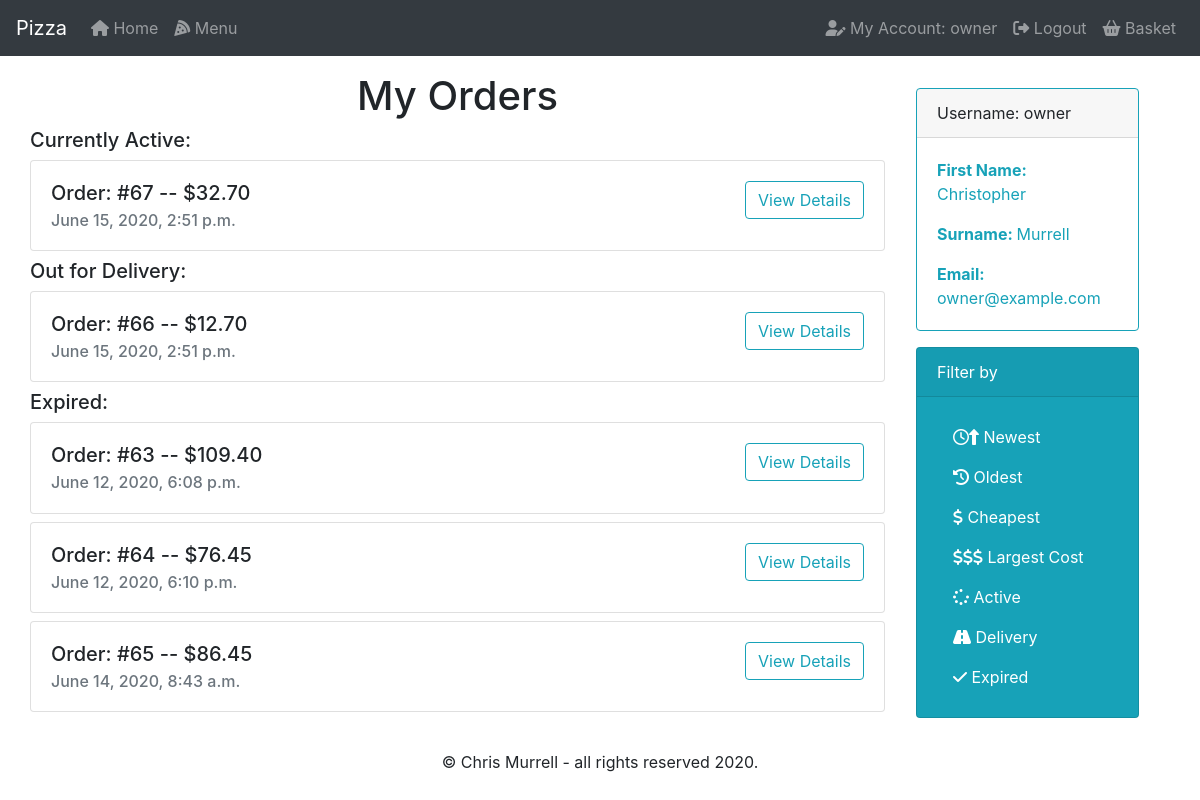
Screenshot of /account/filter/oldest (signed in) with the database file from the repository.
### orders/models.py (models this page shows, shortened)
class Orders(models.Model):
    order_id = models.AutoField(primary_key=True)
    user_id = models.ForeignKey(
        User, on_delete=models.CASCADE, related_name='orders')
    pizItems = models.ManyToManyField('PizOrder', blank=True, related_name='pizItems')
    subItems = models.ManyToManyField('SubOrder', blank=True, related_name='subItems')
    pastaItems = models.ManyToManyField('PastaOrder', blank=True, related_name='pastaItems')
    saladItems = models.ManyToManyField('SaladOrder', blank=True, related_name='saladItems')
    platItems = models.ManyToManyField('PlatterOrder', blank=True, related_name='platItems')
    time_placed = models.DateTimeField(auto_now_add=True)
    cost = models.DecimalField(max_digits=6, decimal_places=2, default=00.00)
    active = models.CharField(max_length=1, default='Y')
    class Meta:
        verbose_name = 'order'
        verbose_name_plural = 'orders'

### orders/views.py (the view, shortened to what this page needs)
# urls.py: path("account/filter/<filter_by>", views.filter, name="filter")
def filter(request, filter_by):
    if filter_by == 'newest':
        user = request.user
        active = Orders.objects.filter(
            user_id=user, active='Y').order_by('-time_placed')
        delivery = Orders.objects.filter(
            user_id=user, active='D').order_by('-time_placed')
        expired = Orders.objects.filter(
            user_id=user, active='N').order_by('-time_placed')
        pizzas = PizOrder.objects.all()
        subs = SubOrder.objects.all()
        pastas = PastaOrder.objects.all()
        salads = SaladOrder.objects.all()
        platters = PlatterOrder.objects.all()
        context = {
            "user": user,
            "active": active,
            "delivery": delivery,
            "expired": expired,
            "pizzas": pizzas,
            "subs": subs,
            "pastas": pastas,
            "salads": salads,
            "platters": platters
        }
        return render(request, 'orders/account.html', context)
    elif filter_by == 'oldest':
        user = request.user
        active = Orders.objects.filter(
            user_id=user, active='Y').order_by('time_placed')
        delivery = Orders.objects.filter(
            user_id=user, active='D').order_by('time_placed')
        expired = Orders.objects.filter(
            user_id=user, active='N').order_by('time_placed')
        pizzas = PizOrder.objects.all()
        subs = SubOrder.objects.all()
        pastas = PastaOrder.objects.all()
        salads = SaladOrder.objects.all()
        platters = PlatterOrder.objects.all()
        context = {
            "user": user,
            "active": active,
            "delivery": delivery,
            "expired": expired,
            "pizzas": pizzas,
            "subs": subs,
            "pastas": pastas,
            "salads": salads,
            "platters": platters
        }
        return render(request, 'orders/account.html', context)

### orders/models.py (called while the page is built)
    def __str__(self):
        return f"{self.typ} - {self.category}"

    def custom_toppings(self):
        return ", ".join([t.typ for t in self.toppings.all()])

    def __str__(self):
        return f"Type: {self.typ} || Size: {self.size} || Toppings: {self.custom_toppings()} || Price: ${self.price}"

    def __str__(self):
        return f"{self.typ}"

    def custom_extras(self):
        return ", ".join([t.typ for t in self.extras.all()])

    def __str__(self):
        return f"Type: {self.typ} || Size: {self.size} || Toppings: {self.custom_extras()} || Price: ${self.price}"

    def __str__(self):
        return f"{self.typ}"

    def __str__(self):
        return f"{self.typ} -- ${self.price}"

    def __str__(self):
        return f"Type: {self.typ}"

    def __str__(self):
        return f"Type: {self.typ} || Price: ${self.price}"

    def __str__(self):
        return f"{self.typ} small = ${self.smPrice} large = ${self.lgPrice}"

    def __str__(self):
        return f"Type: {self.typ} || Size: {self.size} || Price: ${self.price}"

### orders/Templates/orders/account.html (shortened to what this page needs)
{% extends "orders/base.html" %}
{% load static %}
{% block main %}
<div class="row justify-content-md-center">
    {% if not active and not delivery and not expired %}
    <div class="card border-info m-3">
        <div class="card-header">Username: {{ user.username }}</div>
        <div class="card-body text-info">
            <p class="card-text"><strong>First Name: </strong>{{ user.first_name }}</p>
            <p class="card-text"><strong>Surname: </strong>{{ user.last_name }}</p>
            <p class="card-text"><strong>Email: </strong>{{ user.email }}</p>
        </div>
    </div>
    {% else %}
    <div class="w-75">
        <h1>My Orders</h1>
        {% if active %}
        <h5>Currently Active:</h5>
        {% endif %}
        {% for row in active %}
        <div class="card mb-2">
            <div class="card-body">
                <div class="row">
                    <div class="col text-left">
                        <h5 class="card-title">Order: #{{ row.order_id }} -- ${{ row.cost }}</h5>
                        <h6 class="card-subtitle text-muted">{{ row.time_placed }}</h6>
                    </div>
                    <div class="col text-right">
                        <button type="button" class="btn btn-outline-info" data-toggle="collapse"
                            data-target="#details{{ row.order_id }}" aria-controls="list-group"
                            aria-expanded="false">View
                            Details</button>
                    </div>
                </div>
            </div>
        </div>
        {% endfor %}
        {% if delivery %}
        <h5>Out for Delivery:</h5>
        {% endif %}
        {% for row in delivery %}
        <div class="card mb-2">
            <div class="card-body">
                <div class="row">
                    <div class="col text-left">
                        <h5 class="card-title">Order: #{{ row.order_id }} -- ${{ row.cost }}</h5>
                        <h6 class="card-subtitle text-muted">{{ row.time_placed }}</h6>
                    </div>
                    <div class="col text-right">
                        <button type="button" class="btn btn-outline-info" data-toggle="collapse"
                            data-target="#details{{ row.order_id }}" aria-controls="list-group"
                            aria-expanded="false">View
                            Details</button>
                    </div>
                </div>
            </div>
        </div>
        {% endfor %}
        {% if expired %}
        <h5>Expired:</h5>
        {% endif %}
        {% for row in expired %}
        <div class="card mb-2">
            <div class="card-body">
                <div class="row">
                    <div class="col text-left">
                        <h5 class="card-title">Order: #{{ row.order_id }} -- ${{ row.cost }}</h5>
                        <h6 class="card-subtitle text-muted">{{ row.time_placed }}</h6>
                    </div>
                    <div class="col text-right">
                        <button type="button" class="btn btn-outline-info" data-toggle="collapse"
                            data-target="#details{{ row.order_id }}" aria-controls="list-group"
                            aria-expanded="false">View
                            Details</button>
                    </div>
                </div>
            </div>
        </div>
        {% endfor %}
    </div>
    <div class="w-25">
        <div class="container sticky-top">
            <div class="card border-info m-3">
                <div class="card-header">Username: {{ user.username }}</div>
                <div class="card-body text-info">
                    <p class="card-text"><strong>First Name: </strong>{{ user.first_name }}</p>
                    <p class="card-text"><strong>Surname: </strong>{{ user.last_name }}</p>
                    <p class="card-text"><strong>Email: </strong>{{ user.email }}</p>
                </div>
            </div>
            <div class="card text-white bg-info m-3">
                <div class="card-header">Filter by</div>
                <div class="card-body">
                    <a href="{% url 'filter' filter_by='newest' %}" class="nav-link sidebar"><i
                            class="far fa-clock"></i><i class="fas fa-long-arrow-alt-up"></i>
                        Newest</a>
                    <a href="{% url 'filter' filter_by='oldest' %}" class="nav-link sidebar"><i
                            class="fas fa-history"></i> Oldest</a>
                    <a href="{% url 'filter' filter_by='cheapest' %}" class="nav-link sidebar"><i
                            class="fas fa-dollar-sign"></i>
                        Cheapest</a>
                    <a href="{% url 'filter' filter_by='expensive' %}" class="nav-link sidebar"><i
                            class="fas fa-dollar-sign"></i><i class="fas fa-dollar-sign"></i><i
                            class="fas fa-dollar-sign"></i> Largest Cost</a>
                    <a href="{% if active %}{% url 'filter' filter_by='active' %}{% endif %}"
                        class="nav-link sidebar"><i class="fas fa-spinner"></i>
                        Active</a>
                    <a href="{% if delivery %}{% url 'filter' filter_by='delivery' %}{% endif %}"
                        class="nav-link sidebar"><i class="fas fa-road"></i>
                        Delivery</a>
                    <a href="{% if expired %}{% url 'filter' filter_by='expired' %}{% endif %}"
                        class="nav-link sidebar"><i class="fas fa-check"></i>
                        Expired</a>
                </div>
            </div>
        </div>
    </div>
    {% endif %}
</div>
{% endblock %}

### orders/Templates/orders/base.html (shortened to what this page needs)
{% load static %}
<!doctype html>
<html lang="en">
<head>
    <link rel="stylesheet" href="{% static 'orders/styles.css' %}">
    <link rel="stylesheet" href="https://stackpath.bootstrapcdn.com/bootstrap/4.4.1/css/bootstrap.min.css"
>
</head>
<body>
    <nav class="navbar navbar-expand-lg navbar-dark bg-dark">
        <a class="navbar-brand" href="{% url 'home' %}">Pizza</a>
        <div class="collapse navbar-collapse" id="navbar">
            {% if request.user.is_authenticated %}
            <div class="navbar-nav mr-auto">
                <a class="nav-item nav-link" href="{% url 'home' %}"><i class="fas fa-home"></i> Home</a>
                <a class="nav-item nav-link" href="{% url 'menu' %}"><i class="fas fa-pizza-slice"></i> Menu</a>
            </div>
            <div class="navbar-nav ml-auto">
                <a class="nav-item nav-link" href="{% url 'account' %}"><i class="fas fa-user-edit"></i> My Account: {{ user.username }}</a>
                <a class="nav-item nav-link" href="{% url 'logout' %}"><i class="fas fa-sign-out-alt"></i> Logout</a>
                <a class="nav-item nav-link" href="{% url 'basket' %}"><i class="fas fa-shopping-basket"></i> Basket<span class="badge badge-dark" id="basketnum" hidden>0</span></a>
            </div>
            {% else %}
            <div class="navbar-nav ml-auto">
                <a class="nav-item nav-link" href="{% url 'register' %}"><i class="fas fa-file-signature"></i> Register</a>
                <a class="nav-item nav-link" href="{% url 'login' %}"><i class="fas fa-sign-in-alt"></i> Login</a>
            </div>
            {% endif %}
        </div>
    </nav>
    <div class="container mt-3 mb-3">
        {% block main %}{% endblock %}
    </div>
    <footer>
        <div class="muted text-center">
            <p>&copy; Chris Murrell - all rights reserved 2020.</p>
        </div>
    </footer>
</body>
</html>

### orders/static/orders/styles.css (style rules this page uses)
h1 { text-align: center; }
.nav-link.sidebar { color: white; }

### rows the page displays
Orders: order_id "67", cost "32.70", time_placed "June 15, 2020, 2:51 p.m."
Orders: order_id "66", cost "12.70", time_placed "June 15, 2020, 2:51 p.m."
Orders: order_id "63", cost "109.40", time_placed "June 12, 2020, 6:08 p.m."
Orders: order_id "64", cost "76.45", time_placed "June 12, 2020, 6:10 p.m."
Orders: order_id "65", cost "86.45", time_placed "June 14, 2020, 8:43 a.m."

### other values shown
{{ user.username }} "owner"
{{ user.first_name }} "Christopher"
{{ user.last_name }} "Murrell"
{{ user.email }} "owner@example.com"
